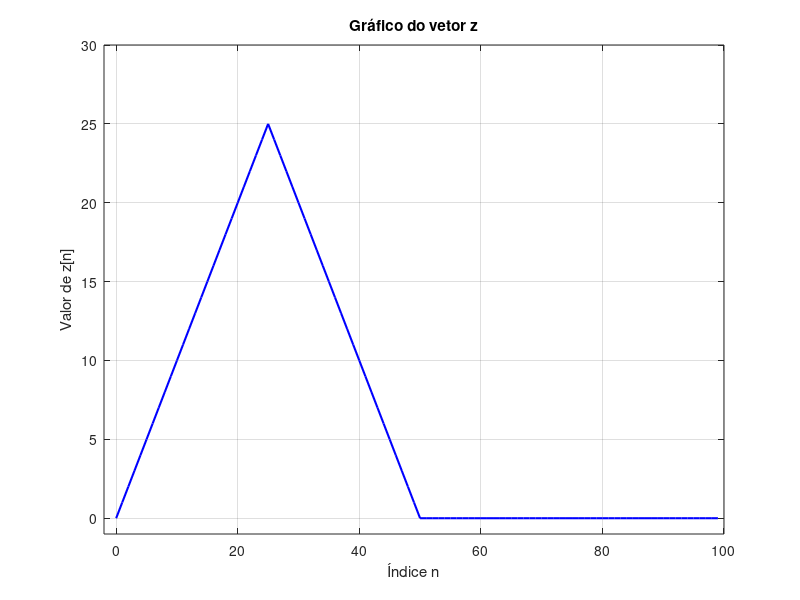
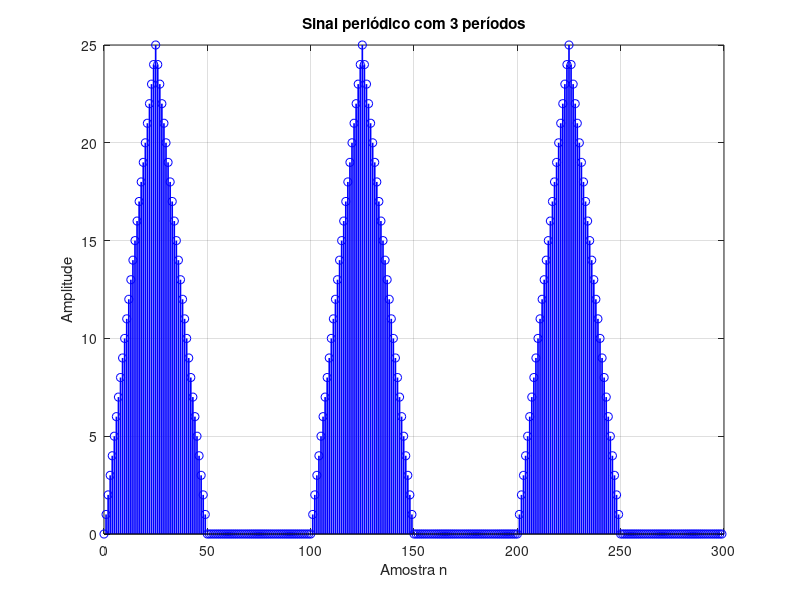

Recreate these plots in MATLAB, in order.
% Questão 2 - Operações com Vetores
% Trabalho 1 - Processamento Digital de Sinais

clear all;
close all;
clc;

fprintf('===== QUESTÃO 2 - OPERAÇÕES COM VETORES =====\n\n');

%% 2.1 - Criando vetor x de 0 a 25

fprintf('2.1 - Criando vetor x de 0 a 25:\n');
x = 0:1:25;
fprintf('Vetor x criado com %d elementos\n\n', length(x));

%% 2.2 - Criando vetor y de 24 a 0

fprintf('2.2 - Criando vetor y de 24 a 0:\n');
y = 24:-1:0;
fprintf('Vetor y criado com %d elementos\n\n', length(y));

%% 2.3 - Operações com vetores x, y e z

fprintf('2.3 - Operações com vetores x, y e z:\n');
z = zeros(1, 100);
n = 0:99;
z(1:26) = x;
z(27:51) = y;

figure('Name', 'Questão 2.3 - Vetor z');
plot(n, z, 'b-', 'LineWidth', 1.5);
axis([-2 100 -1 30]);
grid on;
title('Gráfico do vetor z');
xlabel('Índice n');
ylabel('Valor de z[n]');

fprintf('Análise do código:\n');
fprintf('- n = 0:99: Cria um vetor de índices de 0 a 99\n');
fprintf('- z(1:26) = x: Atribui os valores de x às primeiras 26 posições de z\n');
fprintf('- z(27:51) = y: Atribui os valores de y às posições 27 a 51 de z\n');
fprintf('- plot(n,z): Plota o gráfico de z em função de n\n');
fprintf('- axis([-2 100 -1 30]): Define os limites dos eixos\n');
fprintf('- grid: Ativa a grade no gráfico\n\n');

%% 2.4 - Gerando sinal periódico com 3 períodos

fprintf('2.4 - Gerando sinal periódico com 3 períodos:\n');
zp = [z z z];
np = 0:length(zp)-1;

figure('Name', 'Questão 2.4 - Sinal Periódico');
stem(np, zp, 'b', 'LineWidth', 1.2);
title('Sinal periódico com 3 períodos');
xlabel('Amostra n');
ylabel('Amplitude');
grid on;

periodo_fundamental = length(z);
fs = 8000;
freq_fundamental = fs / periodo_fundamental;
fprintf('Período fundamental: %d amostras\n', periodo_fundamental);
fprintf('Frequência de amostragem: %d Hz\n', fs);
fprintf('Frequência fundamental: %.2f Hz\n\n', freq_fundamental);

fprintf('===== QUESTÃO 2 CONCLUÍDA =====\n');
